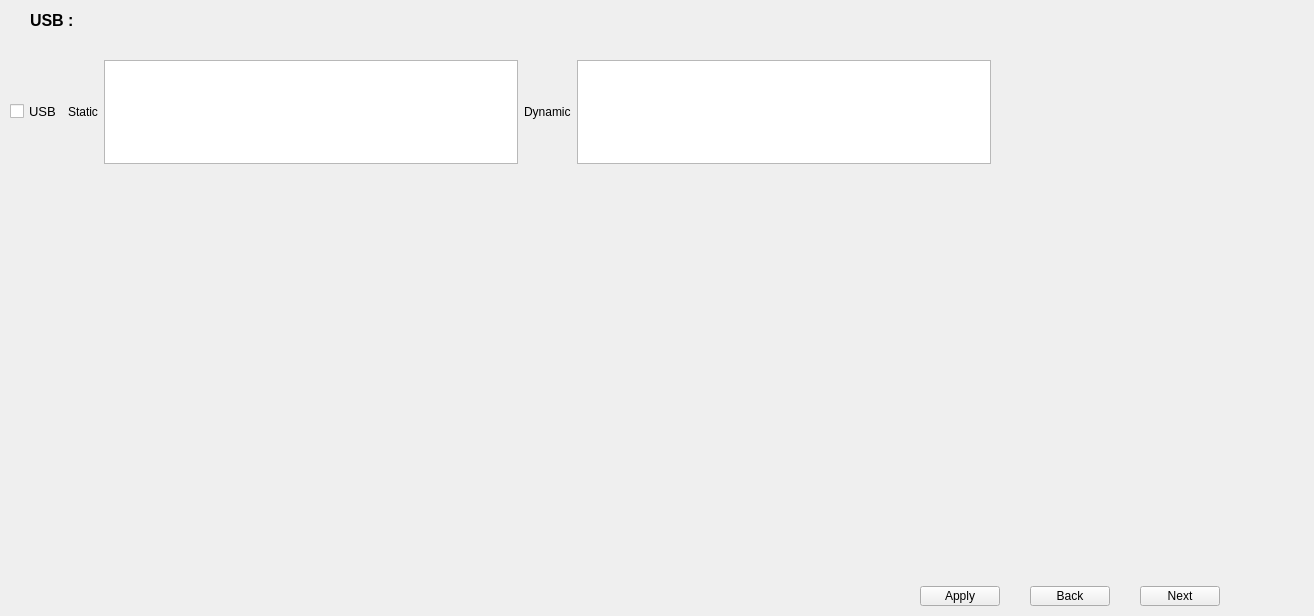
         <widget class="QWidget" name="scrollAreaWidgetContents_8">
          <property name="geometry">
           <rect>
            <x>0</x>
            <y>0</y>
            <width>1314</width>
            <height>616</height>
           </rect>
          </property>
          <widget class="QLabel" name="label">
           <property name="geometry">
            <rect>
             <x>30</x>
             <y>10</y>
             <width>81</width>
             <height>21</height>
            </rect>
           </property>
           <property name="font">
            <font>
             <pointsize>12</pointsize>
             <weight>75</weight>
             <bold>true</bold>
            </font>
           </property>
           <property name="text">
            <string>USB :</string>
           </property>
          </widget>
          <widget class="QWidget" name="layoutWidget_14">
           <property name="geometry">
            <rect>
             <x>10</x>
             <y>60</y>
             <width>981</width>
             <height>104</height>
            </rect>
           </property>
           <layout class="QHBoxLayout" name="horizontalLayout_4">
            <item>
             <widget class="QCheckBox" name="checkBox_5">
              <property name="font">
               <font>
                <pointsize>10</pointsize>
               </font>
              </property>
              <property name="text">
               <string>USB</string>
              </property>
             </widget>
            </item>
            <item>
             <widget class="QLabel" name="label_22">
              <property name="text">
               <string>Static</string>
              </property>
             </widget>
            </item>
            <item>
             <widget class="QTextEdit" name="textEdit_16"/>
            </item>
            <item>
             <widget class="QLabel" name="label_23">
              <property name="text">
               <string>Dynamic</string>
              </property>
             </widget>
            </item>
            <item>
             <widget class="QTextEdit" name="textEdit_17"/>
            </item>
           </layout>
          </widget>
          <widget class="QPushButton" name="pushButton_21">
           <property name="geometry">
            <rect>
             <x>920</x>
             <y>586</y>
             <width>80</width>
             <height>20</height>
            </rect>
           </property>
           <property name="text">
            <string>Apply</string>
           </property>
          </widget>
          <widget class="QPushButton" name="pushButton_22">
           <property name="geometry">
            <rect>
             <x>1140</x>
             <y>586</y>
             <width>80</width>
             <height>20</height>
            </rect>
           </property>
           <property name="text">
            <string>Next</string>
           </property>
          </widget>
          <widget class="QPushButton" name="pushButton_23">
           <property name="geometry">
            <rect>
             <x>1030</x>
             <y>586</y>
             <width>80</width>
             <height>20</height>
            </rect>
           </property>
           <property name="text">
            <string>Back</string>
           </property>
          </widget>
         </widget>
